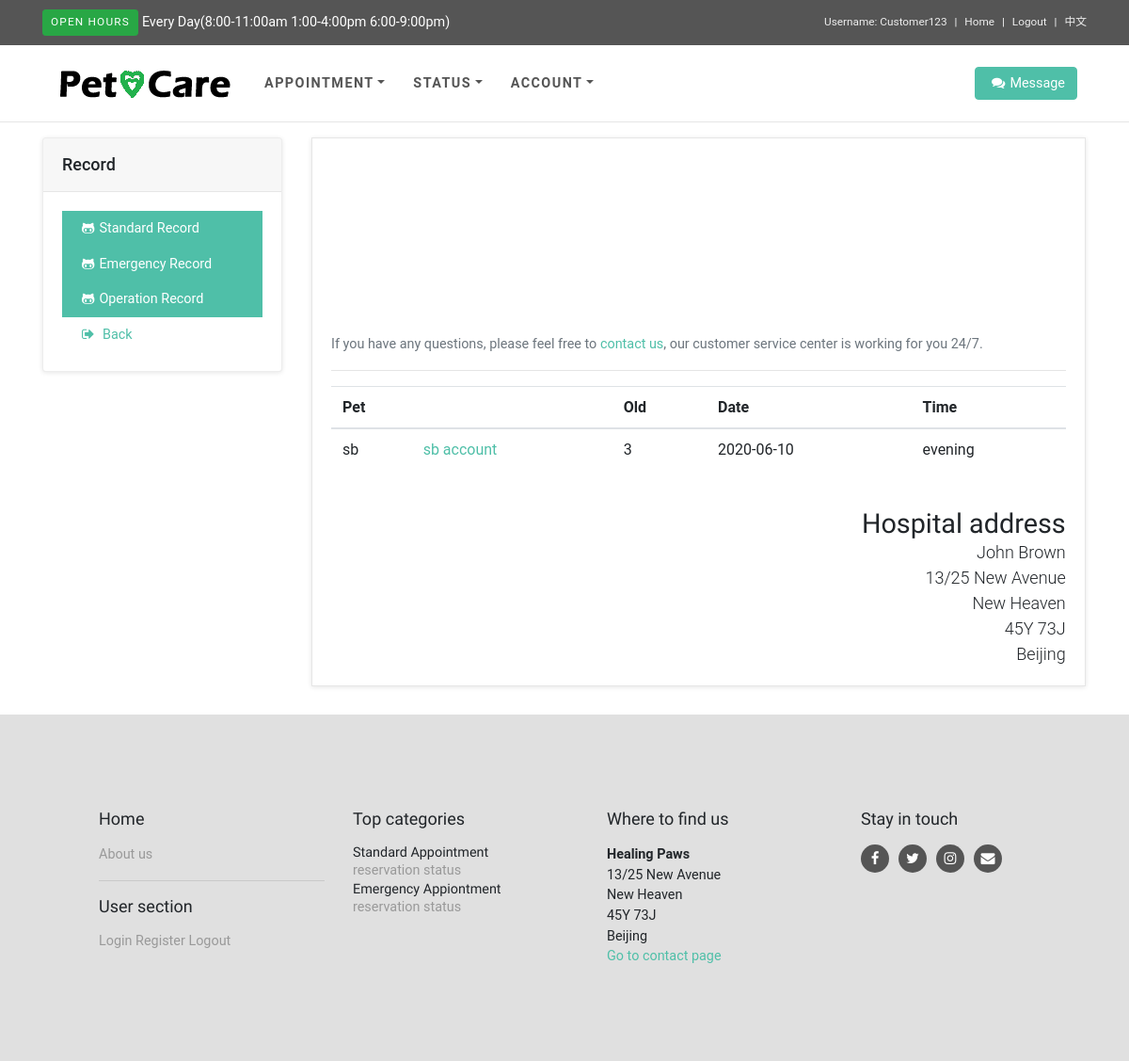
The app's page /record_a (signed in) with its own data.
### blogapp/models.py (models this page shows, shortened)
class Customer(db.Model):
	id = db.Column(db.Integer, primary_key=True)
	username = db.Column(db.String(64), index=True, unique=True)
	email = db.Column(db.String(120), index=True, unique=True)
	password_hash = db.Column(db.String(128))
	pets = db.relationship('Pet', backref='customer', lazy='dynamic')
	phone = db.Column(db.Integer, index=True)
	firstname = db.Column(db.String(64), index=True)
	lastname = db.Column(db.String(64), index=True)
	appointment = db.relationship('Appointment', backref='customer', lazy='dynamic')
	posts = db.relationship('Post', backref='author', lazy='dynamic')

class Pet(db.Model):
	id = db.Column(db.Integer, primary_key=True)
	name = db.Column(db.String(64), index=True)
	type = db.Column(db.String(64), index=True)
	old = db.Column(db.Integer, index=True)
	gender = db.Column(db.String(64), index=True)
	customer_id = db.Column(db.Integer, db.ForeignKey('customer.id'))
	appointments = db.relationship('Appointment', backref='pet', lazy='dynamic')

class Appointment(db.Model):
	id = db.Column(db.Integer, primary_key=True)
	type = db.Column(db.String(64),index=True)
	date = db.Column(db.String(64), index=True)
	time = db.Column(db.String(64), index=True)
	city = db.Column(db.String(64), index=True)
	details = db.Column(db.String(120), index=True)
	pet_id = db.Column(db.Integer, db.ForeignKey('pet.id'))
	start = db.Column(db.DateTime, index=True, default=datetime.utcnow())
	end = db.Column(db.DateTime, index=True, default=datetime.utcnow())
	status = db.Column(db.String(64), index=True, default='Submitted')
	customer_id = db.Column(db.Integer, db.ForeignKey('customer.id'))

### blogapp/routes.py (the view)
@app.route('/record_a', methods=['GET', 'POST'])
def record_a():
	session['current_path'] = request.path
	user = {'username': 'User'}
	username = session.get("USERNAME")
	if not session.get("USERNAME") is None:
		customer_in_db = Customer.query.filter(Customer.username == session.get("USERNAME")).first()
		prev_posts = db.session.query(Pet, Appointment).filter(Pet.id == Appointment.pet_id ).all()
		return render_template('record_a.html', title='record', user=user, username=username, prev_posts=prev_posts, customer_in_db=customer_in_db,  language=language[render_languages()])
	else:
		flash("User needs to either login or signup first")
		return redirect(url_for('login'))

### blogapp/routes.py (called while the page is built)
def render_languages():
    if not 'lang' in session:
        session['lang'] = 'en'
    return session['lang']

### blogapp/templates/record_a.html (shortened to what this page needs)
{% extends "customer_base.html" %}
{% block content %}
              <div class="card sidebar-menu">
                <div class="card-header">
                  <h3 class="h4 card-title">{{language['c-index-Record']}}</h3>
                </div>
                <div class="card-body">
                  <ul class="nav nav-pills flex-column">
                    <a href="{{ url_for('record_a') }}" class="nav-link active"><i class="fa fa-list"></i>{{language['c-index-StandardRecord']}}</a>
                    <a href="{{ url_for('record_e') }}" class="nav-link active"><i class="fa fa-list"></i>{{language['c-index-EmergencyRecord']}}</a>
                    <a href="{{ url_for('record_o') }}" class="nav-link active"><i class="fa fa-list"></i>{{language['c-index-OperationRecord']}}</a>
                    <a href="{{ url_for('customer_index') }}" class="nav-link"><i class="fa fa-sign-out"></i> {{language['res-e-back']}}</a></ul>
                </div>
              </div>
            </div>
            <div class="col-lg-9">
                  <div id="customer-order" class="col-lg-9">
                    <div class="box" style="margin-right: -220px;margin-left: -14px;">
                      <h1>{{language['r-a-standardlist']}}</h1>
                      <p class="text-muted">{{language['r-a-ifproblem']}} <a href="{{url_for('customer_chatting')}}">{{language['r-a-contactus']}}</a>{{language['r-a-247']}}</p>
                      <hr>
                      <div class="table-responsive mb-4">
                        <table class="table" style="text-align: left;">
                          <thead>
                            <tr>
                              <th colspan="2">{{language['r-a-pet']}}</th>
                              <th>{{language['r-a-old']}}</th>
                              <th>{{language['r-a-date']}}</th>
                              <th>{{language['r-a-time']}}</th>
                            </tr>
                          </thead>
                          <tbody>
                            {% for post in prev_posts %}
                            {% if post.Pet.customer_id == customer_in_db.id and post.Appointment.type == "Standard" %}
                            <tr>
                              <td>{{post.Pet.name}}</td>
                              <td><a href="{{ url_for('pet_account') }}">{{post.Pet.name}} account</a></td>
                              <td>{{post.Pet.old}}</td>
                              <td>{{post.Appointment.date}}</td>
                              <td>{{post.Appointment.time}}</td>
                            </tr>
                            {% endif %}
                            {% endfor %}
                          </tbody>
                        </table>
                      </div>
                      <div class="row addresses">
                        <div class="col-lg-6">
                        </div>
                        <div class="col-lg-6">
                          <h2>Hospital address</h2>
                          <p>John Brown<br>13/25 New Avenue<br>New Heaven<br>45Y 73J<br>Beijing</p>
                        </div>
                      </div>
                    </div>
                  </div>
                </div>
              </div>
            </div>
          </div>
{% endblock %}

### blogapp/templates/customer_base.html (shortened to what this page needs)
<html>
    <head>
        <link rel="stylesheet" href="{{ url_for('static', filename='bootstrap-datetimepicker.min.css') }}">
        <link rel="stylesheet" href="{{ url_for('static', filename='assets3/css-a/jquery-ui.css') }}">
        <link rel="stylesheet" href="{{ url_for('static', filename='vendor/bootstrap/css/bootstrap.min.css') }}">
        <link rel="stylesheet" href="{{ url_for('static', filename='vendor/font-awesome/css/font-awesome.min.css') }}">
        <link rel="stylesheet" href="{{ url_for('static', filename='vendor/owl.carousel/assets/owl.carousel.css') }}">
        <link rel="stylesheet" href="{{ url_for('static', filename='vendor/owl.carousel/assets/owl.theme.default.css') }}">
        <link rel="stylesheet" href="{{ url_for('static', filename='css/style.default.css') }}" id="theme-stylesheet">
        <link rel="stylesheet" href="{{ url_for('static', filename='css/custom.css') }}">
        <link href="css-a/style.css" rel="stylesheet" type="text/css" media="all"/>
        </head>
    <body>
<header class="header mb-3">
      <div id="top">
        <div class="container">
          <div class="row">
            <div class="col-lg-6 offer mb-3 mb-lg-0"><a class="btn btn-success btn-sm">{{language['c-base-open']}}</a><a class="ml-1">{{language['c-base-everyday']}}
            </a></div>
            <div class="col-lg-6 text-center text-lg-right">
              <ul class="menu list-inline mb-0">
                  <li class="list-inline-item"><a>{{language['c-base-UN']}} {{username}}</a></li>
                <li class="list-inline-item"><a href="{{ url_for('customer_index') }}">{{language['c-base-home']}}</a></li>
                <li class="list-inline-item"><a href="{{ url_for('logout') }}">{{language['c-base-logout']}}</a></li>
                <li class="list-inline-item"><a href="{{ url_for('change_language') }}">{{ language['c-base-language'] }}</a></li>
              </ul>
            </div>
          </div>
        </div>
      </div>
      <nav class="navbar navbar-expand-lg">
      <div class="container">
        <div style="padding-left: 18px;">
            <a href="{{ url_for('customer_index') }}" class="navbar-brand home">
                <img src="static/img/logo.png" alt="Obaju logo" class="d-none d-md-inline-block">
                </a></div>
          <div id="navigation" class="collapse navbar-collapse">
            <ul class="navbar-nav mr-auto">
              <li class="nav-item dropdown menu-large"><a href="#" data-toggle="dropdown" data-hover="dropdown" data-delay="200" class="dropdown-toggle nav-link">{{language['c-base-appointment']}}<b class="caret"></b></a>
              </li>
              <li class="nav-item dropdown menu-large"><a href="#" data-toggle="dropdown" data-hover="dropdown" data-delay="200" class="dropdown-toggle nav-link">{{language['c-base-help']}}<b class="caret"></b></a>
              </li>
              <li class="nav-item dropdown menu-large"><a href="#" data-toggle="dropdown" data-hover="dropdown" data-delay="200" class="dropdown-toggle nav-link">{{language['c-base-account']}}<b class="caret"></b></a>
              </li>
               </ul>
            </div>
            <div class="navbar-buttons d-flex justify-content-end">
              <div id="basket-overview" class="navbar-collapse collapse d-none d-lg-block"><a href="{{url_for('customer_chatting')}}" class="btn btn-primary navbar-btn"><i class="fa fa-shopping-cart"></i><span>{{language['c-base-MESSAGE']}}</span></a>
              </div>
            </div>
      </div>
      </nav>
</header>
      <div id="content">
        <div class="container">
          <div class="row">
            <div class="col-lg-3">
        {% block content %}
        {% endblock %}
    <div id="footer">
      <div class="container">
        <div class="row" style="padding-left: 60px;">
          <div class="col-lg-3 col-md-6">
            <h4 class="mb-3">{{language['c-base-home']}}</h4>
            <ul class="list-unstyled">
              <li><a href="{{ url_for('index') }}">{{language['c-base-aboutus']}}</a></li>
            </ul>
            <hr>
            <h4 class="mb-3">{{language['c-base-Usersection']}}</h4>
            <ul class="list-unstyled">
              <li><a href="{{ url_for('login') }}" >{{language['c-base-login']}}</a></li>
              <li><a href="{{ url_for('customer_register') }}">{{language['c-base-register']}}</a></li>
              <li><a href="{{ url_for('logout') }}">{{language['c-base-logout']}}</a></li>
            </ul>
          </div>
          <div class="col-lg-3 col-md-6">
            <h4 class="mb-3">{{language['c-base-Topcategories']}}</h4>
            <h5>{{language['c-base-StandardAppointment']}}</h5>
            <ul class="list-unstyled">
              <li><a href="{{ url_for('reservation_s') }}">{{language['c-base-reservation']}}</a></li>
              <li><a href="{{ url_for('status_a') }}">{{language['c-base-status']}}</a></li>
            </ul>
            <h5>{{language['c-base-EmergencyAppiontment']}}</h5>
            <ul class="list-unstyled">
              <li><a href="{{ url_for('reservation_e') }}">{{language['c-base-reservation']}}</a></li>
              <li><a href="{{ url_for('status_e') }}">{{language['c-base-status']}}</a></li>
            </ul>
          </div>
          <div class="col-lg-3 col-md-6">
            <h4 class="mb-3">{{language['c-base-wheretodind']}}</h4>
            <p><strong>Healing Paws</strong><br>13/25 {{language['base-l1']}}<br>{{language['base-l2']}}<br>45Y 73J<br>{{language['base-Beijing']}}<br></p><a href="{{url_for('customer_chatting')}}">{{language['c-base-gtcp']}}</a>
          </div>
          <div class="col-lg-3 col-md-6">
            <h4 class="mb-3">{{language['c-base-Stayintouch']}}</h4>
            <p class="social"><a href="https://www.facebook.com/" class="facebook external"><i class="fa fa-facebook"></i></a><a href="https://twitter.com" class="twitter external"><i class="fa fa-twitter"></i></a><a href="https://www.instagram.com/" class="instagram external"><i class="fa fa-instagram"></i></a><a href="https://mail.google.com" class="email external"><i class="fa fa-envelope"></i></a></p>
          </div>
        </div>
      </div>
    </div>
    </body>
</html>

### blogapp/static/assets3/css-a/style.css (style rules this page uses)
body { background:url(../images/bg2.jpg)no-repeat; background-size: cover; background-position: center; }
body a { transition:0.5s all; -webkit-transition:0.5s all; -moz-transition:0.5s all; -o-transition:0.5s all; -ms-transition:0.5s all; font-weight:400; }
h1,h2,h3,h4,h5,h6 { margin:0; font-weight:400; transition:0.5s all; -webkit-transition:0.5s all; -moz-transition:0.5s all; -o-transition:0.5s all; -ms-transition:0.5s all; font-family: 'Raleway', sans-serif; }
p { margin:0; }
ul { margin:0; padding:0; }
img { width: 100%; }
h1 { font-size: 45px; font-weight: 500; text-align: center; text-transform: uppercase; letter-spacing: 12px; margin: 40px 0 40px 0; color: #fff; font-family: 'Poppins', sans-serif; }
ul li { list-style-type: none; display: inline-block; line-height: 1.5; }

### records on screen
Customer: username "Customer123"
Pet: Pet.name "sb", Pet.old "3", Appointment "2020-06-10", Appointment.time "evening"
Appointment: city "Beijing"

### other values on screen
{{ language['c-base-open'] }} "OPEN HOURS"
{{ language['c-base-everyday'] }} "Every Day(8:00-11:00am 1:00-4:00pm 6:00-9:00pm)"
{{ language['c-base-UN'] }} "Username:"
{{ language['c-base-home'] }} "Home"
{{ language['c-base-logout'] }} "Logout"
{{ language['c-base-language'] }} "中文"
{{ language['c-base-appointment'] }} "APPOINTMENT"
{{ language['c-base-help'] }} "STATUS"
{{ language['c-base-account'] }} "ACCOUNT"
{{ language['c-base-MESSAGE'] }} "Message"
{{ language['c-index-Record'] }} "Record"
{{ language['c-index-StandardRecord'] }} "Standard Record"
{{ language['c-index-EmergencyRecord'] }} "Emergency Record"
{{ language['c-index-OperationRecord'] }} "Operation Record"
{{ language['res-e-back'] }} "Back"
